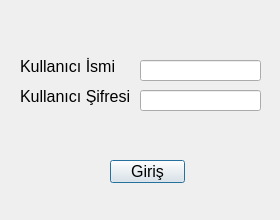
<?xml version="1.0" encoding="UTF-8"?>
<ui version="4.0">
 <class>Dialog</class>
 <widget class="QDialog" name="Dialog">
  <property name="geometry">
   <rect>
    <x>0</x>
    <y>0</y>
    <width>280</width>
    <height>220</height>
   </rect>
  </property>
  <property name="windowTitle">
   <string>Dialog</string>
  </property>
  <widget class="QLineEdit" name="nameLE">
   <property name="geometry">
    <rect>
     <x>140</x>
     <y>60</y>
     <width>121</width>
     <height>21</height>
    </rect>
   </property>
   <property name="font">
    <font>
     <pointsize>12</pointsize>
    </font>
   </property>
  </widget>
  <widget class="QLineEdit" name="psswdLE">
   <property name="geometry">
    <rect>
     <x>140</x>
     <y>90</y>
     <width>121</width>
     <height>21</height>
    </rect>
   </property>
   <property name="font">
    <font>
     <pointsize>12</pointsize>
    </font>
   </property>
  </widget>
  <widget class="QLabel" name="label">
   <property name="geometry">
    <rect>
     <x>20</x>
     <y>56</y>
     <width>111</width>
     <height>21</height>
    </rect>
   </property>
   <property name="font">
    <font>
     <pointsize>12</pointsize>
    </font>
   </property>
   <property name="text">
    <string>Kullanıcı İsmi</string>
   </property>
  </widget>
  <widget class="QLabel" name="label_2">
   <property name="geometry">
    <rect>
     <x>20</x>
     <y>86</y>
     <width>111</width>
     <height>21</height>
    </rect>
   </property>
   <property name="font">
    <font>
     <pointsize>12</pointsize>
    </font>
   </property>
   <property name="text">
    <string>Kullanıcı Şifresi</string>
   </property>
  </widget>
  <widget class="QPushButton" name="loginBtn">
   <property name="geometry">
    <rect>
     <x>110</x>
     <y>160</y>
     <width>75</width>
     <height>23</height>
    </rect>
   </property>
   <property name="font">
    <font>
     <pointsize>12</pointsize>
    </font>
   </property>
   <property name="text">
    <string>Giriş</string>
   </property>
  </widget>
 </widget>
 <resources/>
 <connections/>
</ui>
